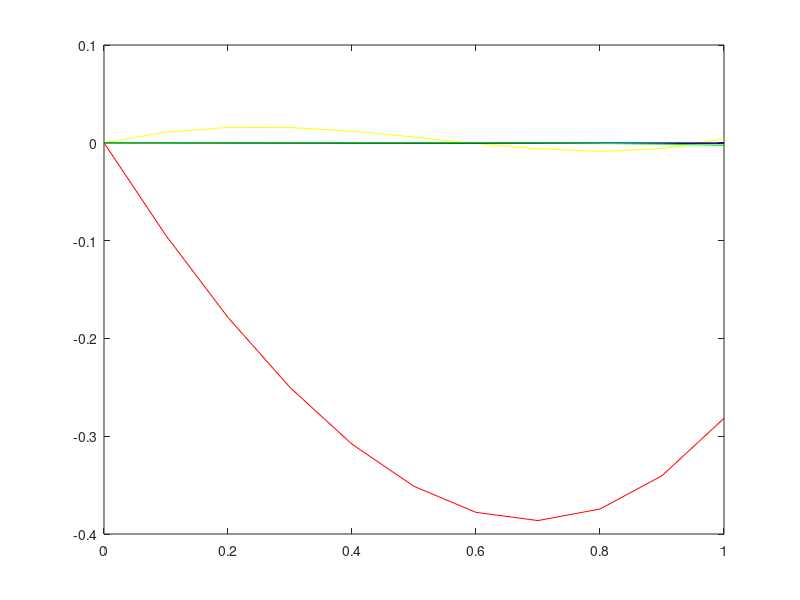

Recreate this plot in MATLAB.
%Ayush Bisen (21105025)

X=0:0.1:1;
y=exp(X);
%% N=1

y1 = 1+2*X;
plot(X,y-y1,'-r');hold on;

%% N=2

a=[1/2 2/3;1/6 5/12];
b=[1;1/2];
x=a\b;
y1=1+0.8571*X+0.8571*(X.^2);
plot(X,y-y1,'-y');hold on;

%% N=4

a=[1/2 2/3 3/4 4/5;1/6 5/12 11/20 19/30;1/12 3/10 13/30 11/21;1/20 7/30 5/14 25/56];
b=[1;1/2;1/3;1/4];
x=a\b;
y1=1+0.999*X+0.5095*(X.^2)+0.1399*(X.^3)+0.0699*(X.^4);
plot(X,y-y1,'-b');hold on;

%% N=5

a=[1/2 2/3 3/4 4/5 5/6;1/6 5/12 11/20 19/30 29/42;1/12 3/10 13/30 11/21 33/56;1/20 7/30 5/14 25/56 37/72;1/30 4/21 17/56 7/18 41/90];
b=[1;1/2;1/3;1/4;1/5];
x=a\b;
y1=1+1.001*X+0.4992*(X.^2)+0.1703*(X.^3)+0.0348*(X.^4)+0.0139*(X.^5);
plot(X,y-y1,'-k');hold on;
 
%% N=7

a=[1/2 2/3 3/4 4/5 5/6 6/7 7/8;1/6 5/12 11/20 19/30 29/42 41/56 55/72;1/12 3/10 13/30 11/21 33/56 46/72 61/90;1/20 7/30 5/14 25/56 37/72 51/90 67/110;1/30 4/21 17/56 7/18 41/90 56/110 73/132;1/42 9/56 19/72 31/90 45/110 61/132 79/156;1/56 10/72 21/90 34/110 49/132 66/156 85/182];
b=[1;1/2;1/3;1/4;1/5;1/6;1/7];
x=a\b;
y1=1+1*X+0.5*(X.^2)+0.1667*(X.^3)+0.0416*(X.^4)+0.0085*(X.^5)+0.0012*(X.^6)+0.003*(X.^7);
plot(X,y-y1,'-g');




